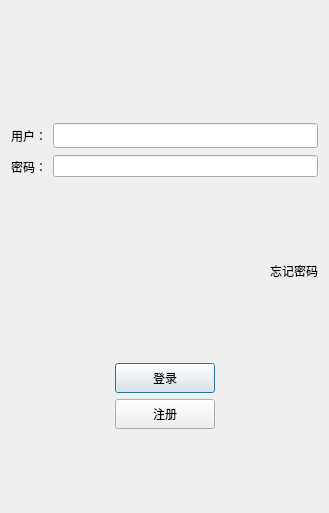
<?xml version="1.0" encoding="UTF-8"?>
<ui version="4.0">
 <class>LoginDialog</class>
 <widget class="QDialog" name="LoginDialog">
  <property name="geometry">
   <rect>
    <x>0</x>
    <y>0</y>
    <width>329</width>
    <height>513</height>
   </rect>
  </property>
  <property name="windowTitle">
   <string>Dialog</string>
  </property>
  <layout class="QVBoxLayout" name="verticalLayout">
   <item>
    <layout class="QVBoxLayout" name="verticalLayout_2">
     <item>
      <widget class="QWidget" name="widget" native="true">
       <layout class="QGridLayout" name="gridLayout">
        <item row="0" column="0">
         <widget class="QLabel" name="label">
          <property name="text">
           <string/>
          </property>
          <property name="pixmap">
           <pixmap resource="rc.qrc">:/res/ice.png</pixmap>
          </property>
          <property name="alignment">
           <set>Qt::AlignCenter</set>
          </property>
         </widget>
        </item>
       </layout>
      </widget>
     </item>
     <item>
      <spacer name="verticalSpacer">
       <property name="orientation">
        <enum>Qt::Vertical</enum>
       </property>
       <property name="sizeHint" stdset="0">
        <size>
         <width>20</width>
         <height>40</height>
        </size>
       </property>
      </spacer>
     </item>
     <item>
      <layout class="QHBoxLayout" name="horizontalLayout">
       <item>
        <widget class="QLabel" name="labeuser_l">
         <property name="minimumSize">
          <size>
           <width>0</width>
           <height>25</height>
          </size>
         </property>
         <property name="maximumSize">
          <size>
           <width>16777215</width>
           <height>25</height>
          </size>
         </property>
         <property name="text">
          <string>用户：</string>
         </property>
        </widget>
       </item>
       <item>
        <widget class="QLineEdit" name="user_edit">
         <property name="minimumSize">
          <size>
           <width>0</width>
           <height>25</height>
          </size>
         </property>
         <property name="maximumSize">
          <size>
           <width>16777215</width>
           <height>25</height>
          </size>
         </property>
        </widget>
       </item>
      </layout>
     </item>
     <item>
      <layout class="QHBoxLayout" name="horizontalLayout_2">
       <item>
        <widget class="QLabel" name="pass_label">
         <property name="minimumSize">
          <size>
           <width>0</width>
           <height>25</height>
          </size>
         </property>
         <property name="maximumSize">
          <size>
           <width>16777215</width>
           <height>25</height>
          </size>
         </property>
         <property name="text">
          <string>密码：</string>
         </property>
        </widget>
       </item>
       <item>
        <widget class="QLineEdit" name="pass_edit"/>
       </item>
      </layout>
     </item>
     <item>
      <spacer name="verticalSpacer_2">
       <property name="orientation">
        <enum>Qt::Vertical</enum>
       </property>
       <property name="sizeHint" stdset="0">
        <size>
         <width>20</width>
         <height>40</height>
        </size>
       </property>
      </spacer>
     </item>
     <item>
      <layout class="QHBoxLayout" name="horizontalLayout_3">
       <item>
        <spacer name="horizontalSpacer">
         <property name="orientation">
          <enum>Qt::Horizontal</enum>
         </property>
         <property name="sizeHint" stdset="0">
          <size>
           <width>40</width>
           <height>20</height>
          </size>
         </property>
        </spacer>
       </item>
       <item>
        <widget class="ClickLabel" name="forget_label">
         <property name="minimumSize">
          <size>
           <width>0</width>
           <height>25</height>
          </size>
         </property>
         <property name="maximumSize">
          <size>
           <width>16777215</width>
           <height>25</height>
          </size>
         </property>
         <property name="text">
          <string>忘记密码</string>
         </property>
        </widget>
       </item>
      </layout>
     </item>
     <item>
      <spacer name="verticalSpacer_3">
       <property name="orientation">
        <enum>Qt::Vertical</enum>
       </property>
       <property name="sizeHint" stdset="0">
        <size>
         <width>20</width>
         <height>40</height>
        </size>
       </property>
      </spacer>
     </item>
     <item>
      <layout class="QHBoxLayout" name="horizontalLayout_4">
       <item>
        <spacer name="horizontalSpacer_2">
         <property name="orientation">
          <enum>Qt::Horizontal</enum>
         </property>
         <property name="sizeHint" stdset="0">
          <size>
           <width>40</width>
           <height>20</height>
          </size>
         </property>
        </spacer>
       </item>
       <item>
        <widget class="QPushButton" name="pushButton">
         <property name="minimumSize">
          <size>
           <width>100</width>
           <height>30</height>
          </size>
         </property>
         <property name="maximumSize">
          <size>
           <width>100</width>
           <height>30</height>
          </size>
         </property>
         <property name="text">
          <string>登录</string>
         </property>
        </widget>
       </item>
       <item>
        <spacer name="horizontalSpacer_3">
         <property name="orientation">
          <enum>Qt::Horizontal</enum>
         </property>
         <property name="sizeHint" stdset="0">
          <size>
           <width>40</width>
           <height>20</height>
          </size>
         </property>
        </spacer>
       </item>
      </layout>
     </item>
     <item>
      <layout class="QHBoxLayout" name="horizontalLayout_5">
       <item>
        <spacer name="horizontalSpacer_4">
         <property name="orientation">
          <enum>Qt::Horizontal</enum>
         </property>
         <property name="sizeHint" stdset="0">
          <size>
           <width>40</width>
           <height>20</height>
          </size>
         </property>
        </spacer>
       </item>
       <item>
        <widget class="QPushButton" name="reg_btn">
         <property name="minimumSize">
          <size>
           <width>100</width>
           <height>30</height>
          </size>
         </property>
         <property name="maximumSize">
          <size>
           <width>100</width>
           <height>30</height>
          </size>
         </property>
         <property name="text">
          <string>注册</string>
         </property>
        </widget>
       </item>
       <item>
        <spacer name="horizontalSpacer_5">
         <property name="orientation">
          <enum>Qt::Horizontal</enum>
         </property>
         <property name="sizeHint" stdset="0">
          <size>
           <width>40</width>
           <height>20</height>
          </size>
         </property>
        </spacer>
       </item>
      </layout>
     </item>
     <item>
      <spacer name="verticalSpacer_4">
       <property name="orientation">
        <enum>Qt::Vertical</enum>
       </property>
       <property name="sizeHint" stdset="0">
        <size>
         <width>20</width>
         <height>40</height>
        </size>
       </property>
      </spacer>
     </item>
    </layout>
   </item>
  </layout>
 </widget>
 <customwidgets>
  <customwidget>
   <class>ClickLabel</class>
   <extends>QLabel</extends>
   <header>clicklabel.h</header>
  </customwidget>
 </customwidgets>
 <resources>
  <include location="rc.qrc"/>
 </resources>
 <connections/>
</ui>
